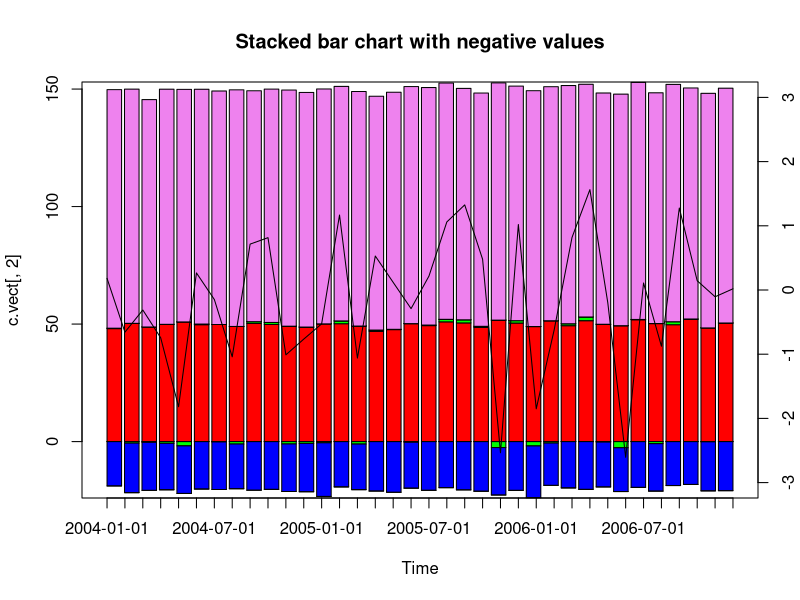

The R source for this figure:
# 19122016
# Sent to Matthias on 19122016
# Example of a stacked bar chart, with negative and positive values
c.vect<-cbind(50+rnorm(36), rnorm(36), -20+rnorm(36), 100+rnorm(36))
# Make it a time series object
c.vect<-ts(c.vect,frequency=12,start=c(2004,1))

# The bars with negative values are drawn below the x-axis.
# http://stackoverflow.com/questions/27948446/about-barplot-for-data-with-negative-values
c.vect1<-c.vect
c.vect2<-c.vect
# Split into bar charts with positive respectively negative values
c.vect1[c.vect<0]<-0
c.vect2[c.vect>0]<-0
# Vectors are transposed
c.transposed.vect1<-t(c.vect1)
c.transposed.vect2<-t(c.vect2)
# Find the range of the stacked bar chart 
c.max<-round(max(colSums(c.transposed.vect1)))
c.min<-round(min(colSums(c.transposed.vect2)))

# Plot positive bars
barplot(c.transposed.vect1, ylim=c(c.min, c.max), axes=F, col=c("red","green","blue","violet"))
# Add negative bars
barplot(c.transposed.vect2, ylim=c(c.min, c.max), axes=F, col=c("red","green","blue","violet"), add=T)
# Add y-axis on left side
axis(side=2, ylim=c(c.min, c.max))

par(new=T)
# Add a line to the stacked bar chart
plot(c.vect[,2], ylim=c(-3,3), axes=F)
# Add supplementary y-axis on right side
axis(side=4, ylim=c(-3,3))

# Construct x-axis
time.seq<-seq(from=as.Date("2004/1/1"), by="1 months", length.out=36)
# For every month a tick is drawn
axis(side=1, labels = time.seq, at=seq(from=2004, by=1/12, length.out=36)) 
# Add box around the plot
box() 

title("Stacked bar chart with negative values")